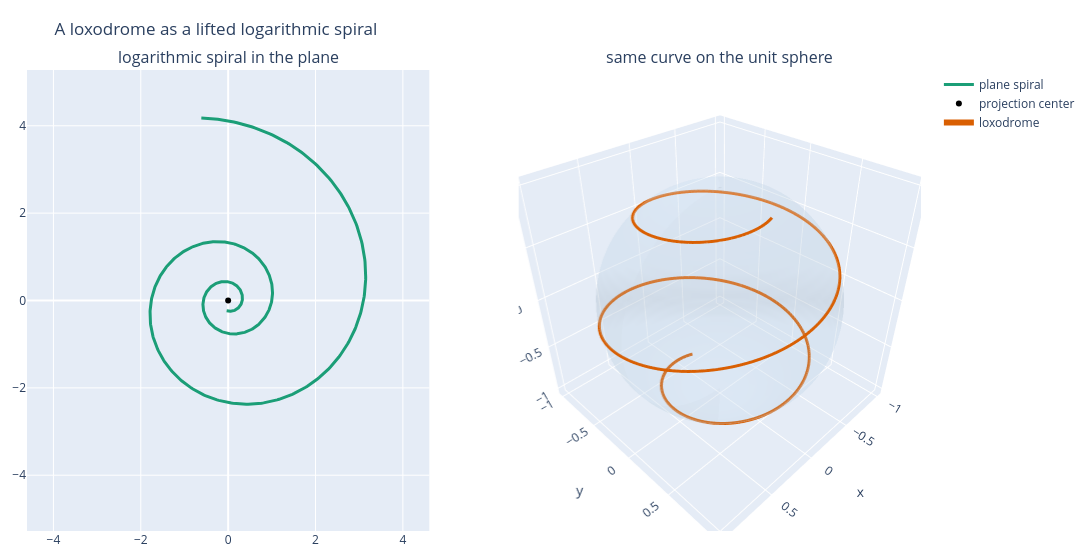

Source (notebook cell):
### Markdown cell above
## Loxodromes

A loxodrome is a curve that crosses every meridian of a sphere at the same angle. Navigators know the same object as a constant-bearing or rhumb-line curve. In conformal-operator language, loxodromes arise naturally from transformations that combine a rotational tendency with a translational or scaling tendency. Repeated action produces a spiral instead of a closed latitude or a great circle.

The easiest computational bridge is stereographic projection. A logarithmic spiral in the plane meets radial rays at a constant angle. Stereographic projection is conformal, so the inverse image of that spiral on the sphere meets meridians at a constant angle. The left panel below shows the plane spiral. The right panel lifts it to the sphere. This is a good example of how a simple planar formula can be the visible trace of a conformal motion in the model.

### Code cell
theta = np.linspace(-8.0, 8.0, 900)
growth = 0.18
spiral = loxodrome_plane(theta, growth)
sphere_curve = loxodrome_sphere(theta, growth)
sx, sy, sz = sphere_mesh(72, 36)

fig_lox = make_subplots(
    rows=1,
    cols=2,
    specs=[[{"type": "xy"}, {"type": "scene"}]],
    subplot_titles=("logarithmic spiral in the plane", "same curve on the unit sphere"),
)
fig_lox.add_trace(go.Scatter(x=spiral[:, 0], y=spiral[:, 1], mode="lines", name="plane spiral", line=dict(color="#1b9e77", width=3)), row=1, col=1)
fig_lox.add_trace(go.Scatter(x=[0], y=[0], mode="markers", name="projection center", marker=dict(color="black", size=6)), row=1, col=1)
fig_lox.add_trace(go.Surface(x=sx, y=sy, z=sz, opacity=0.22, showscale=False, name="unit sphere", colorscale=[[0, "#d7ecff"], [1, "#d7ecff"]]), row=1, col=2)
fig_lox.add_trace(go.Scatter3d(x=sphere_curve[:, 0], y=sphere_curve[:, 1], z=sphere_curve[:, 2], mode="lines", name="loxodrome", line=dict(color="#d95f02", width=6)), row=1, col=2)
fig_lox.update_xaxes(scaleanchor="y", scaleratio=1, range=[-4.5, 4.5], row=1, col=1)
fig_lox.update_yaxes(range=[-4.5, 4.5], row=1, col=1)
fig_lox.update_layout(
    title="A loxodrome as a lifted logarithmic spiral",
    width=1100,
    height=560,
    scene=dict(aspectmode="cube", xaxis_title="x", yaxis_title="y", zaxis_title="z"),
    margin=dict(l=20, r=20, t=70, b=20),
)
artifact_paths["loxodrome"] = Path("artifacts/chapter-16/plots/loxodrome-sphere.html")
fig_lox.write_html(str(PROJECT_ROOT / artifact_paths["loxodrome"]), include_plotlyjs=True)
fig_lox

### Figure 1 — Plotly figure (JSON) as saved in the notebook; plotly's stock layout.template omitted (floating-point values rounded to 4 significant figures; data arrays with more than 128 entries replaced by an {"elided": "..."} marker saying what was removed)
{"data": [{"line": {"color": "#1b9e77", "width": 3}, "mode": "lines", "name": "plane spiral", "type": "scatter", "x": {"elided": "900 float values"}, "xaxis": "x", "y": {"elided": "900 float values"}, "yaxis": "y"}, {"marker": {"color": "black", "size": 6}, "mode": "markers", "name": "projection center", "type": "scatter", "x": [0], "xaxis": "x", "y": [0], "yaxis": "y"}, {"colorscale": [[0, "#d7ecff"], [1, "#d7ecff"]], "name": "unit sphere", "opacity": 0.22, "scene": "scene", "showscale": false, "type": "surface", "x": {"elided": "36x72 float values"}, "y": {"elided": "36x72 float values"}, "z": {"elided": "36x72 float values"}}, {"line": {"color": "#d95f02", "width": 6}, "mode": "lines", "name": "loxodrome", "scene": "scene", "type": "scatter3d", "x": {"elided": "900 float values"}, "y": {"elided": "900 float values"}, "z": {"elided": "900 float values"}}], "layout": {"annotations": [{"font": {"size": 16}, "showarrow": false, "text": "logarithmic spiral in the plane", "x": 0.225, "xanchor": "center", "xref": "paper", "y": 1.0, "yanchor": "bottom", "yref": "paper"}, {"font": {"size": 16}, "showarrow": false, "text": "same curve on the unit sphere", "x": 0.775, "xanchor": "center", "xref": "paper", "y": 1.0, "yanchor": "bottom", "yref": "paper"}], "height": 560, "margin": {"b": 20, "l": 20, "r": 20, "t": 70}, "scene": {"aspectmode": "cube", "domain": {"x": [0.55, 1.0], "y": [0.0, 1.0]}, "xaxis": {"title": {"text": "x"}}, "yaxis": {"title": {"text": "y"}}, "zaxis": {"title": {"text": "z"}}}, "title": {"text": "A loxodrome as a lifted logarithmic spiral"}, "width": 1100, "xaxis": {"anchor": "y", "domain": [0.0, 0.45], "range": [-4.5, 4.5], "scaleanchor": "y", "scaleratio": 1}, "yaxis": {"anchor": "x", "domain": [0.0, 1.0], "range": [-4.5, 4.5]}}}
